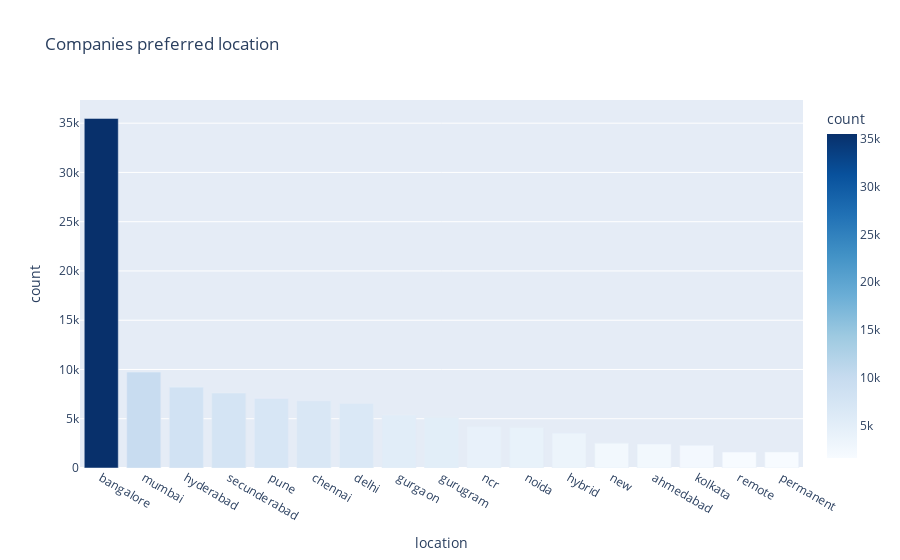

Notebook source saved alongside this figure:
### Code cell
fig = px.bar(locations , x = 'location' , y = 'count' ,labels = {'count': 'count'}, title = 'Companies preferred location', color = 'count',color_continuous_scale = px.colors.sequential.Blues)
fig.show()

### Figure 1 — Plotly figure (JSON) as saved in the notebook; plotly's stock layout.template omitted (floating-point values rounded to 4 significant figures)
{"data": [{"alignmentgroup": "True", "hovertemplate": "location=%{x}<br>count=%{marker.color}<extra></extra>", "legendgroup": "", "marker": {"color": [35485, 9734, 8207, 7612, 7067, 6814, 6536, 5356, 5135, 4207, 4120, 3532, 2515, 2438, 2307, 1625, 1622], "coloraxis": "coloraxis", "pattern": {"shape": ""}}, "name": "", "offsetgroup": "", "orientation": "v", "showlegend": false, "textposition": "auto", "type": "bar", "x": ["bangalore", "mumbai", "hyderabad", "secunderabad", "pune", "chennai", "delhi", "gurgaon", "gurugram", "ncr", "noida", "hybrid", "new", "ahmedabad", "kolkata", "remote", "permanent"], "xaxis": "x", "y": [35485, 9734, 8207, 7612, 7067, 6814, 6536, 5356, 5135, 4207, 4120, 3532, 2515, 2438, 2307, 1625, 1622], "yaxis": "y"}], "layout": {"autosize": true, "barmode": "relative", "coloraxis": {"colorbar": {"title": {"text": "count"}}, "colorscale": [[0, "rgb(247,251,255)"], [0.125, "rgb(222,235,247)"], [0.25, "rgb(198,219,239)"], [0.375, "rgb(158,202,225)"], [0.5, "rgb(107,174,214)"], [0.625, "rgb(66,146,198)"], [0.75, "rgb(33,113,181)"], [0.875, "rgb(8,81,156)"], [1, "rgb(8,48,107)"]]}, "legend": {"tracegroupgap": 0}, "title": {"text": "Companies preferred location"}, "xaxis": {"anchor": "y", "autorange": true, "domain": [0, 1], "range": [-0.5, 16.5], "title": {"text": "location"}, "type": "category"}, "yaxis": {"anchor": "x", "autorange": true, "domain": [0, 1], "range": [0, 37350.0], "title": {"text": "count"}, "type": "linear"}}}
